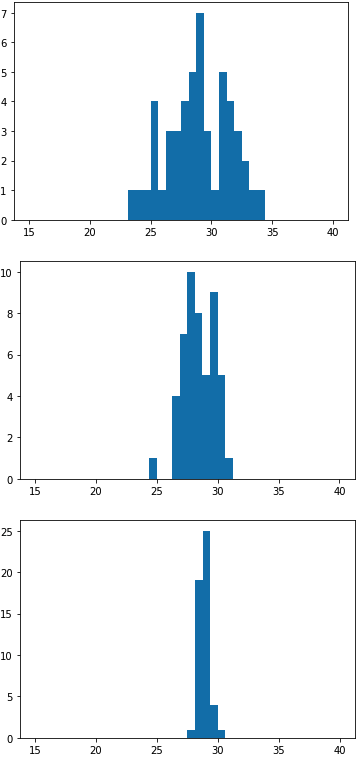

Write Python code to recreate this figure.
# COMMENTS: This script calculates the mean and standard deviation of a list of numbers.
# The larger the number of uniform random draws 'N', the more the classified values are
# concentrated around the theoretical standard deviation and therefore the less the
# dispersion of the point estimates. The most favorable condition for having a good
# approximation of the theoretical standard deviation is to have the largest sample
# size (random draw).

import numpy as np
import matplotlib.pyplot as plt

for N in [20,100,1000]:
    sigma_xs = []
    for i in range(50):
        x = np.random.uniform (0, 100 , N)
        sigma_x = np.std(x)
        sigma_xs.append( sigma_x )
    plt.figure()
    plt.hist(sigma_xs,bins=40,range=[15,40])
    plt.show()
